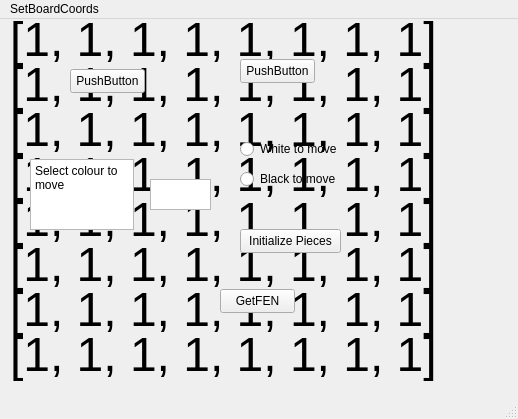
<?xml version="1.0" encoding="UTF-8"?>
<ui version="4.0">
 <class>MainWindow</class>
 <widget class="QMainWindow" name="MainWindow">
  <property name="geometry">
   <rect>
    <x>0</x>
    <y>0</y>
    <width>518</width>
    <height>419</height>
   </rect>
  </property>
  <property name="windowTitle">
   <string>MainWindow</string>
  </property>
  <widget class="QWidget" name="centralwidget">
   <widget class="QPushButton" name="pushButton">
    <property name="geometry">
     <rect>
      <x>240</x>
      <y>40</y>
      <width>75</width>
      <height>24</height>
     </rect>
    </property>
    <property name="text">
     <string>PushButton</string>
    </property>
   </widget>
   <widget class="QPushButton" name="pushButton_2">
    <property name="geometry">
     <rect>
      <x>70</x>
      <y>50</y>
      <width>75</width>
      <height>24</height>
     </rect>
    </property>
    <property name="text">
     <string>PushButton</string>
    </property>
   </widget>
   <widget class="QPlainTextEdit" name="plainTextEdit">
    <property name="geometry">
     <rect>
      <x>30</x>
      <y>140</y>
      <width>104</width>
      <height>71</height>
     </rect>
    </property>
    <property name="plainText">
     <string>Select colour to move
</string>
    </property>
   </widget>
   <widget class="QRadioButton" name="radioButton">
    <property name="geometry">
     <rect>
      <x>240</x>
      <y>120</y>
      <width>121</width>
      <height>20</height>
     </rect>
    </property>
    <property name="text">
     <string>White to move</string>
    </property>
    <attribute name="buttonGroup">
     <string notr="true">buttonGroup</string>
    </attribute>
   </widget>
   <widget class="QRadioButton" name="radioButton_2">
    <property name="geometry">
     <rect>
      <x>240</x>
      <y>150</y>
      <width>121</width>
      <height>20</height>
     </rect>
    </property>
    <property name="text">
     <string>Black to move</string>
    </property>
    <attribute name="buttonGroup">
     <string notr="true">buttonGroup</string>
    </attribute>
   </widget>
   <widget class="QPushButton" name="subwindow_0">
    <property name="geometry">
     <rect>
      <x>240</x>
      <y>210</y>
      <width>101</width>
      <height>24</height>
     </rect>
    </property>
    <property name="text">
     <string>Initialize Pieces</string>
    </property>
   </widget>
   <widget class="QPushButton" name="getFEN">
    <property name="geometry">
     <rect>
      <x>220</x>
      <y>270</y>
      <width>75</width>
      <height>24</height>
     </rect>
    </property>
    <property name="text">
     <string>GetFEN</string>
    </property>
   </widget>
   <widget class="QLabel" name="label_0">
    <property name="geometry">
     <rect>
      <x>10</x>
      <y>-10</y>
      <width>481</width>
      <height>61</height>
     </rect>
    </property>
    <property name="font">
     <font>
      <pointsize>36</pointsize>
     </font>
    </property>
    <property name="text">
     <string>[1, 1, 1, 1, 1, 1, 1, 1]</string>
    </property>
   </widget>
   <widget class="QLabel" name="label_1">
    <property name="geometry">
     <rect>
      <x>10</x>
      <y>35</y>
      <width>481</width>
      <height>61</height>
     </rect>
    </property>
    <property name="font">
     <font>
      <pointsize>36</pointsize>
     </font>
    </property>
    <property name="text">
     <string>[1, 1, 1, 1, 1, 1, 1, 1]</string>
    </property>
   </widget>
   <widget class="QLabel" name="label_2">
    <property name="geometry">
     <rect>
      <x>10</x>
      <y>80</y>
      <width>481</width>
      <height>61</height>
     </rect>
    </property>
    <property name="font">
     <font>
      <pointsize>36</pointsize>
     </font>
    </property>
    <property name="text">
     <string>[1, 1, 1, 1, 1, 1, 1, 1]</string>
    </property>
   </widget>
   <widget class="QLabel" name="label_3">
    <property name="geometry">
     <rect>
      <x>10</x>
      <y>125</y>
      <width>481</width>
      <height>61</height>
     </rect>
    </property>
    <property name="font">
     <font>
      <pointsize>36</pointsize>
     </font>
    </property>
    <property name="text">
     <string>[1, 1, 1, 1, 1, 1, 1, 1]</string>
    </property>
   </widget>
   <widget class="QLabel" name="label_4">
    <property name="geometry">
     <rect>
      <x>10</x>
      <y>170</y>
      <width>481</width>
      <height>61</height>
     </rect>
    </property>
    <property name="font">
     <font>
      <pointsize>36</pointsize>
     </font>
    </property>
    <property name="text">
     <string>[1, 1, 1, 1, 1, 1, 1, 1]</string>
    </property>
   </widget>
   <widget class="QLabel" name="label_5">
    <property name="geometry">
     <rect>
      <x>10</x>
      <y>215</y>
      <width>481</width>
      <height>61</height>
     </rect>
    </property>
    <property name="font">
     <font>
      <pointsize>36</pointsize>
     </font>
    </property>
    <property name="text">
     <string>[1, 1, 1, 1, 1, 1, 1, 1]</string>
    </property>
   </widget>
   <widget class="QLabel" name="label_6">
    <property name="geometry">
     <rect>
      <x>10</x>
      <y>260</y>
      <width>481</width>
      <height>61</height>
     </rect>
    </property>
    <property name="font">
     <font>
      <pointsize>36</pointsize>
     </font>
    </property>
    <property name="text">
     <string>[1, 1, 1, 1, 1, 1, 1, 1]</string>
    </property>
   </widget>
   <widget class="QLabel" name="label_7">
    <property name="geometry">
     <rect>
      <x>10</x>
      <y>305</y>
      <width>481</width>
      <height>61</height>
     </rect>
    </property>
    <property name="font">
     <font>
      <pointsize>36</pointsize>
     </font>
    </property>
    <property name="text">
     <string>[1, 1, 1, 1, 1, 1, 1, 1]</string>
    </property>
   </widget>
   <widget class="QTextEdit" name="textEdit">
    <property name="geometry">
     <rect>
      <x>150</x>
      <y>160</y>
      <width>61</width>
      <height>31</height>
     </rect>
    </property>
   </widget>
   <zorder>label_7</zorder>
   <zorder>label_0</zorder>
   <zorder>label_4</zorder>
   <zorder>label_3</zorder>
   <zorder>label_2</zorder>
   <zorder>label_1</zorder>
   <zorder>label_5</zorder>
   <zorder>label_6</zorder>
   <zorder>pushButton</zorder>
   <zorder>pushButton_2</zorder>
   <zorder>plainTextEdit</zorder>
   <zorder>radioButton</zorder>
   <zorder>radioButton_2</zorder>
   <zorder>subwindow_0</zorder>
   <zorder>getFEN</zorder>
   <zorder>textEdit</zorder>
  </widget>
  <widget class="QMenuBar" name="menubar">
   <property name="geometry">
    <rect>
     <x>0</x>
     <y>0</y>
     <width>518</width>
     <height>22</height>
    </rect>
   </property>
   <widget class="QMenu" name="menuSetBoardCoords">
    <property name="title">
     <string>SetBoardCoords</string>
    </property>
    <widget class="QMenu" name="menuabc123">
     <property name="title">
      <string>abc123</string>
     </property>
     <addaction name="separator"/>
     <addaction name="actionhello"/>
    </widget>
    <addaction name="separator"/>
    <addaction name="separator"/>
    <addaction name="separator"/>
    <addaction name="separator"/>
    <addaction name="menuabc123"/>
    <addaction name="separator"/>
    <addaction name="actionab"/>
    <addaction name="actionab_2"/>
   </widget>
   <addaction name="menuSetBoardCoords"/>
  </widget>
  <widget class="QStatusBar" name="statusbar"/>
  <action name="actionab">
   <property name="text">
    <string>ab</string>
   </property>
  </action>
  <action name="actionab_2">
   <property name="text">
    <string>ab</string>
   </property>
  </action>
  <action name="actionhello">
   <property name="text">
    <string>hello</string>
   </property>
  </action>
 </widget>
 <resources/>
 <connections>
  <connection>
   <sender>pushButton_2</sender>
   <signal>clicked()</signal>
   <receiver>pushButton_2</receiver>
   <slot>hide()</slot>
   <hints>
    <hint type="sourcelabel">
     <x>75</x>
     <y>82</y>
    </hint>
    <hint type="destinationlabel">
     <x>93</x>
     <y>81</y>
    </hint>
   </hints>
  </connection>
  <connection>
   <sender>pushButton</sender>
   <signal>clicked()</signal>
   <receiver>pushButton</receiver>
   <slot>hide()</slot>
   <hints>
    <hint type="sourcelabel">
     <x>305</x>
     <y>73</y>
    </hint>
    <hint type="destinationlabel">
     <x>290</x>
     <y>73</y>
    </hint>
   </hints>
  </connection>
  <connection>
   <sender>pushButton</sender>
   <signal>clicked()</signal>
   <receiver>pushButton_2</receiver>
   <slot>show()</slot>
   <hints>
    <hint type="sourcelabel">
     <x>257</x>
     <y>76</y>
    </hint>
    <hint type="destinationlabel">
     <x>128</x>
     <y>73</y>
    </hint>
   </hints>
  </connection>
  <connection>
   <sender>pushButton_2</sender>
   <signal>clicked()</signal>
   <receiver>pushButton</receiver>
   <slot>show()</slot>
   <hints>
    <hint type="sourcelabel">
     <x>129</x>
     <y>90</y>
    </hint>
    <hint type="destinationlabel">
     <x>249</x>
     <y>77</y>
    </hint>
   </hints>
  </connection>
 </connections>
 <buttongroups>
  <buttongroup name="buttonGroup"/>
 </buttongroups>
</ui>
